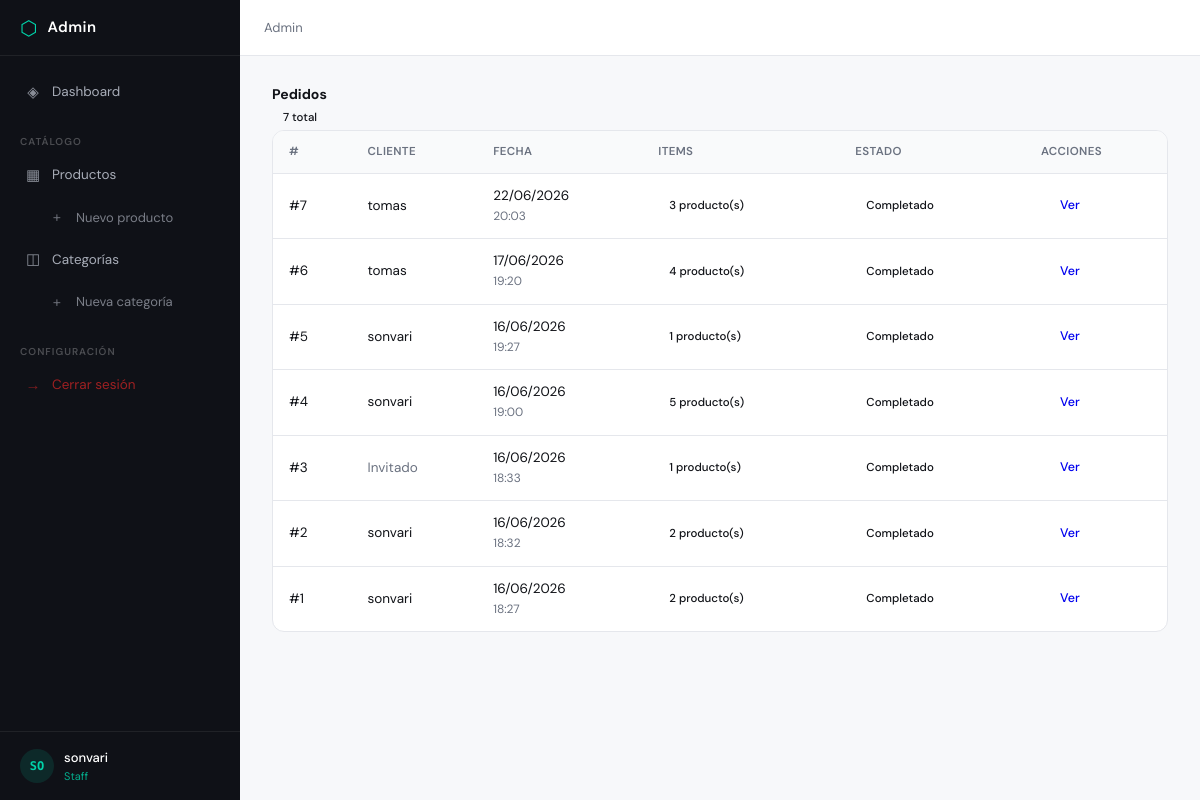
The app's page /panel/pedidos/ (signed in) with its own data.
### catalogo/models.py (models this page shows, shortened)
class Pedido(models.Model):
    cliente = models.ForeignKey(User, on_delete=models.SET_NULL, null=True, blank=True)
    fecha_pedido = models.DateTimeField(auto_now_add=True)
    completado = models.BooleanField(default=False)

### backoffice/views.py (the view)
# urls.py: path('pedidos/', views.pedido_lista, name='admin_pedido_lista'),
@admin_required
def pedido_lista(request):
    pedidos = Pedido.objects.select_related('cliente').prefetch_related('itempedido_set__producto').order_by('-fecha_pedido')
    paginator = Paginator(pedidos, 20)
    page = request.GET.get('page', 1)
    pedidos_page = paginator.get_page(page)
    return render(request, 'admin_panel/pedido_lista.html', {'pedidos': pedidos_page})

### backoffice/views.py (called while the page is built)
def admin_required(view_func):
    @wraps(view_func)
    def _wrapped_view(request, *args, **kwargs):
        if not request.user.is_authenticated:
            messages.error(request, 'Debes iniciar sesión para acceder al panel.')
            return redirect('admin_login')
        if not (request.user.is_staff or request.user.is_superuser):
            messages.error(request, 'No tienes permisos para acceder al panel.')
            return redirect('inicio') # <-- Lo cambié a 'inicio' para que devuelva al home
        return view_func(request, *args, **kwargs)
    return _wrapped_view

### catalogo/context_processors.py (called while the page is built)
def cantidad_carrito(request):
    total = 0
    if 'carrito' in request.session: # si ya hay un carrito
        for key, value in request.session['carrito'].items():
            total += value['cantidad'] # suma la cantidad de cada prod guardado
    return {'cantidad_carrito' : total} #envia la cantidad al html

### catalogo/templates/admin_panel/pedido_lista.html (shortened to what this page needs)
{% extends 'admin_panel/base.html' %}
{% block content %}
<div class="d-flex justify-content-between align-items-center mb-4">
  <h4 class="mb-0 fw-bold">Pedidos</h4>
  <span class="badge bg-secondary">{{ pedidos.paginator.count }} total</span>
</div>
<div class="card shadow-sm border-0">
  <div class="table-responsive">
    <table class="table table-hover align-middle mb-0">
      <thead class="table-dark">
        <tr>
          <th>#</th>
          <th>Cliente</th>
          <th>Fecha</th>
          <th>Items</th>
          <th>Estado</th>
          <th>Acciones</th>
        </tr>
      </thead>
      <tbody>
        {% for pedido in pedidos %}
        <tr>
          <td class="fw-bold text-muted">#{{ pedido.id }}</td>
          <td>
            {% if pedido.cliente %}
              {{ pedido.cliente.username }}
            {% else %}
              <span class="text-muted fst-italic">Invitado</span>
            {% endif %}
          </td>
          <td>
            <span class="small">{{ pedido.fecha_pedido|date:"d/m/Y" }}</span><br>
            <span class="text-muted" style="font-size:0.75rem;">{{ pedido.fecha_pedido|time:"H:i" }}</span>
          </td>
          <td>
            <span class="badge bg-light text-dark border">
              {{ pedido.itempedido_set.count }} producto(s)
            </span>
          </td>
          <td>
            {% if pedido.completado %}
              <span class="badge bg-success">Completado</span>
            {% else %}
              <span class="badge bg-warning text-dark">Pendiente</span>
            {% endif %}
          </td>
          <td>
            <a href="{% url 'admin_pedido_detalle' pedido.pk %}" class="btn btn-sm btn-outline-primary">
              Ver
            </a>
          </td>
        </tr>
        {% endfor %}
      </tbody>
    </table>
  </div>
</div>
{% endblock %}

### catalogo/templates/admin_panel/base.html (shortened to what this page needs)
<!DOCTYPE html>
<html lang="es">
<head>
{% load static %}
<link rel="stylesheet" href="{% static 'catalogo/css/admin.css' %}">
</head>
<body>
{% if user.is_authenticated %}
<div class="layout">
  <aside class="sidebar" id="sidebar">
    <div class="sidebar-header">
      <div class="logo">
        <span class="logo-icon">⬡</span>
        <span class="logo-text">Admin</span>
      </div>
    </div>
    <nav class="sidebar-nav">
      <a href="{% url 'admin_dashboard' %}" class="nav-item {% if request.resolver_match.url_name == 'dashboard' %}active{% endif %}">
        <span class="nav-icon">◈</span>
        <span>Dashboard</span>
      </a>
      <div class="nav-section">Catálogo</div>
      <a href="{% url 'admin_producto_lista' %}" class="nav-item {% if 'producto' in request.resolver_match.url_name %}active{% endif %}">
        <span class="nav-icon">▦</span>
        <span>Productos</span>
      </a>
      <a href="{% url 'admin_producto_crear' %}" class="nav-item nav-sub">
        <span class="nav-icon">+</span>
        <span>Nuevo producto</span>
      </a>
      <a href="{% url 'admin_categoria_lista' %}" class="nav-item {% if 'categoria' in request.resolver_match.url_name %}active{% endif %}">
        <span class="nav-icon">◫</span>
        <span>Categorías</span>
      </a>
      <a href="{% url 'admin_categoria_crear' %}" class="nav-item nav-sub">
        <span class="nav-icon">+</span>
        <span>Nueva categoría</span>
      </a>
      <div class="nav-section">Configuración</div>
      <a href="{% url 'admin_logout' %}" class="nav-item nav-logout">
        <span class="nav-icon">→</span>
        <span>Cerrar sesión</span>
      </a>
    </nav>
    <div class="sidebar-footer">
      <div class="user-badge">
        <div class="user-avatar">{{ user.username|slice:":2"|upper }}</div>
        <div class="user-info">
          <span class="user-name">{{ user.get_full_name|default:user.username }}</span>
          <span class="user-role">{% if user.is_superuser %}Superadmin{% else %}Staff{% endif %}</span>
        </div>
      </div>
    </div>
  </aside>
  <main class="main">
    <header class="topbar">
      <div class="breadcrumb">
        <a href="{% url 'admin_dashboard' %}">Admin</a>
      </div>
    </header>
    <div class="page-content">
      {% block content %}{% endblock %}
    </div>
  </main>
</div>
{% else %}
  {% block auth_content %}{% endblock %}
{% endif %}
</body>
</html>

### records on screen
Pedido: id "7", cliente.username "tomas", fecha_pedido "22/06/2026", fecha_pedido "20:03", itempedido_set.count "3", completado "Completado"
Pedido: id "6", cliente.username "tomas", fecha_pedido "17/06/2026", fecha_pedido "19:20", itempedido_set.count "4", completado "Completado"
Pedido: id "5", cliente.username "sonvari", fecha_pedido "16/06/2026", fecha_pedido "19:27", itempedido_set.count "1", completado "Completado"
Pedido: id "4", cliente.username "sonvari", fecha_pedido "16/06/2026", fecha_pedido "19:00", itempedido_set.count "5", completado "Completado"
Pedido: id "3", shows "Invitado", fecha_pedido "16/06/2026", fecha_pedido "18:33", itempedido_set.count "1", completado "Completado"
Pedido: id "2", cliente.username "sonvari", fecha_pedido "16/06/2026", fecha_pedido "18:32", itempedido_set.count "2", completado "Completado"
Pedido: id "1", cliente.username "sonvari", fecha_pedido "16/06/2026", fecha_pedido "18:27", itempedido_set.count "2", completado "Completado"

### other values on screen
{{ user.username|slice:":2"|upper }} "SO"
{{ user.get_full_name|default:user.username }} "sonvari"
{{ pedidos.paginator.count }} "7"
